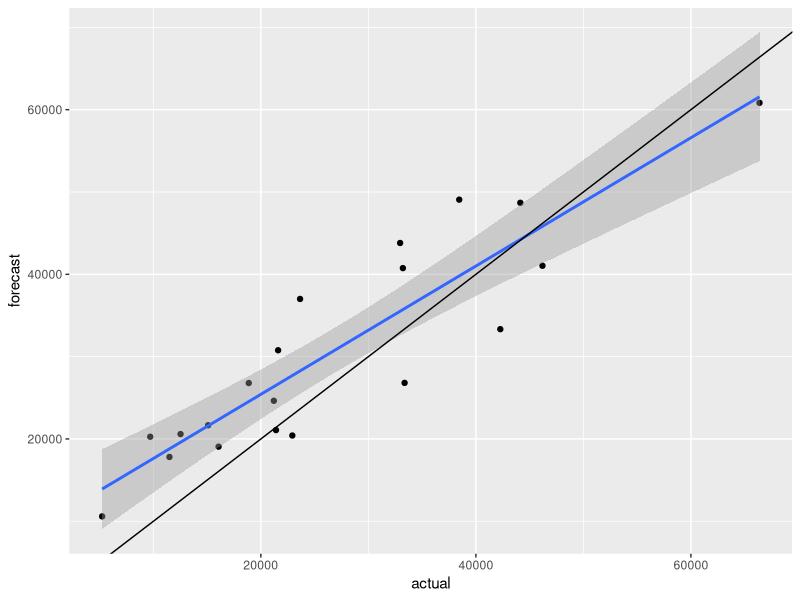
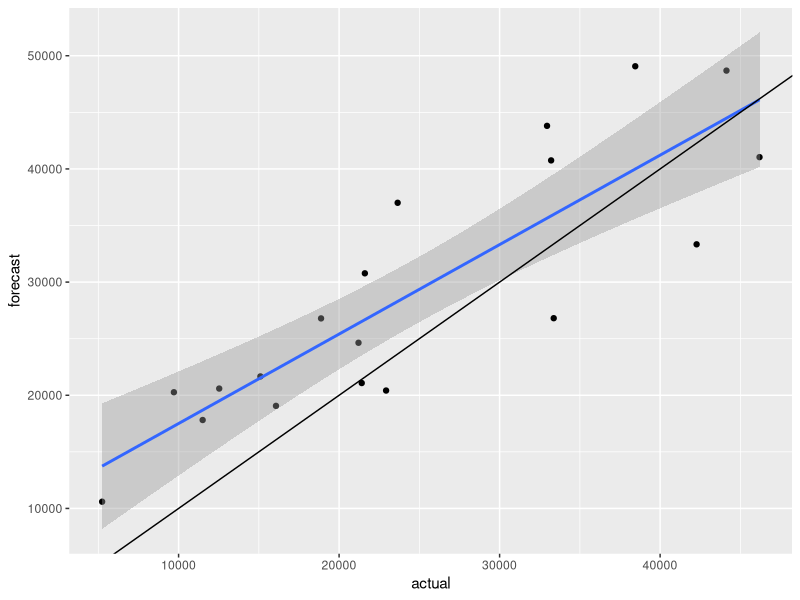

Write R code to recreate these figures, in order.
#Historic age4-6 forecast and actual
dat <- 
  data.frame(
    forecast = c(26810, 33337, 40753, 43805, 41041, 60833, 48687, 49071, 37007, 20268, 20593, 30775, 21080, 21665, 26791, 19063, 20418, 24638, 17813, 10595),
    actual = c(33371, 42273, 33210, 32955, 46193, 66383, 44134, 38451, 23648, 9708, 12531, 21605, 21410, 15096, 18876, 16068, 22928, 21209, 11500, 5237)
  )

#forecasts bias high, worst at small run sizes
ggplot2::ggplot(dat, ggplot2::aes(x = actual, y = forecast)) +
  ggplot2::geom_point() +
  ggplot2::geom_smooth(method = "lm", se = TRUE) +
  ggplot2::geom_abline(slope = 1)
ggplot2::ggplot(dat[-6, ], ggplot2::aes(x = actual, y = forecast)) + 
  ggplot2::geom_point() +
  ggplot2::geom_smooth(method = "lm", se = TRUE) +
  ggplot2::geom_abline(slope = 1)

dat$resid <- log(dat$forecast) -log(dat$actual)
#CI on log scale
#forecast includes age3 while erorrs fo not.
s <- sqrt(sum(dat$resid^2)/dim(dat)[1])
t <- qt(.90, df = dim(dat)[1])
exp(log(10855) + s * c(-t , t))